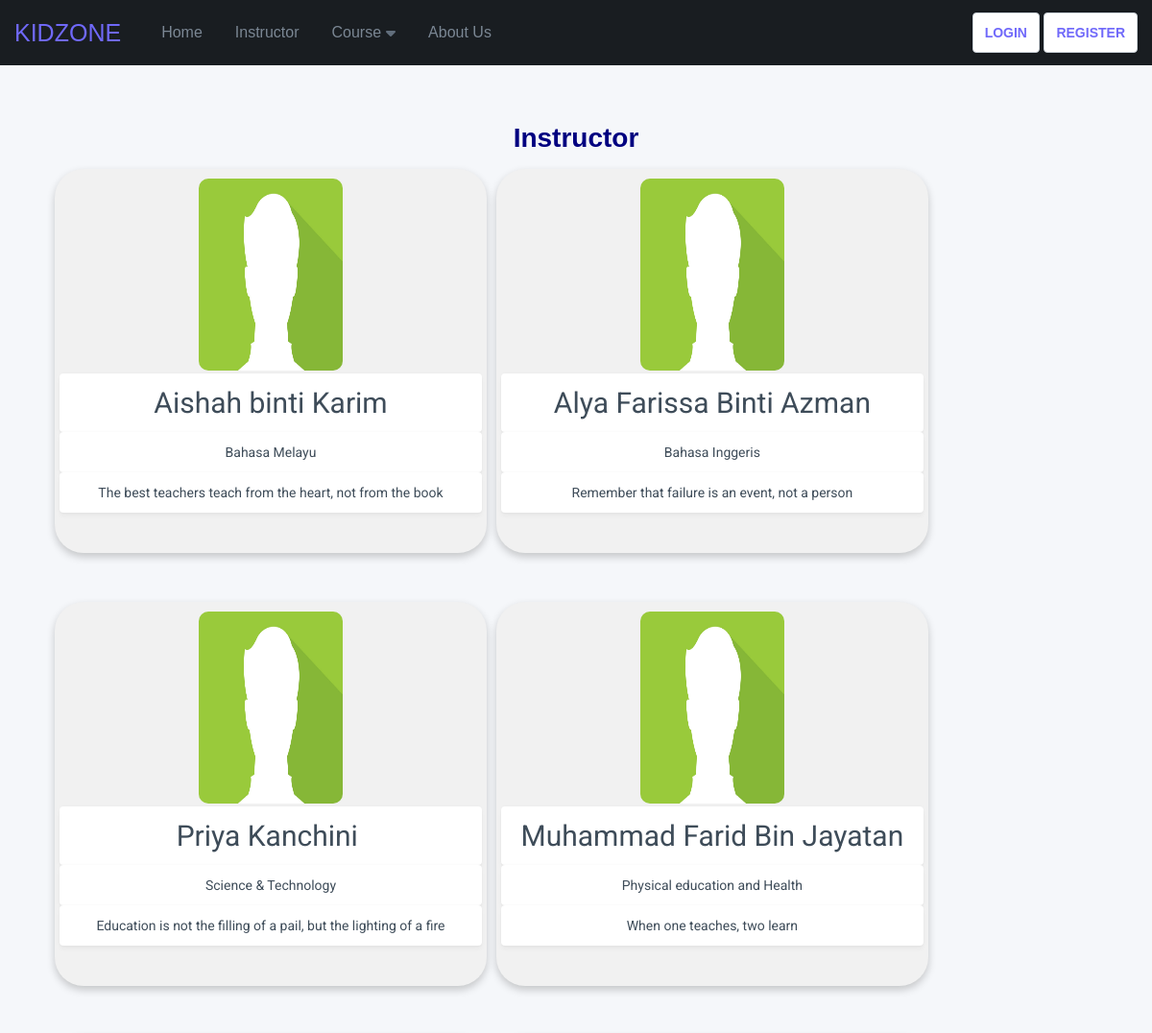
The page /instructor.php (upper part) on the database as committed earlier.
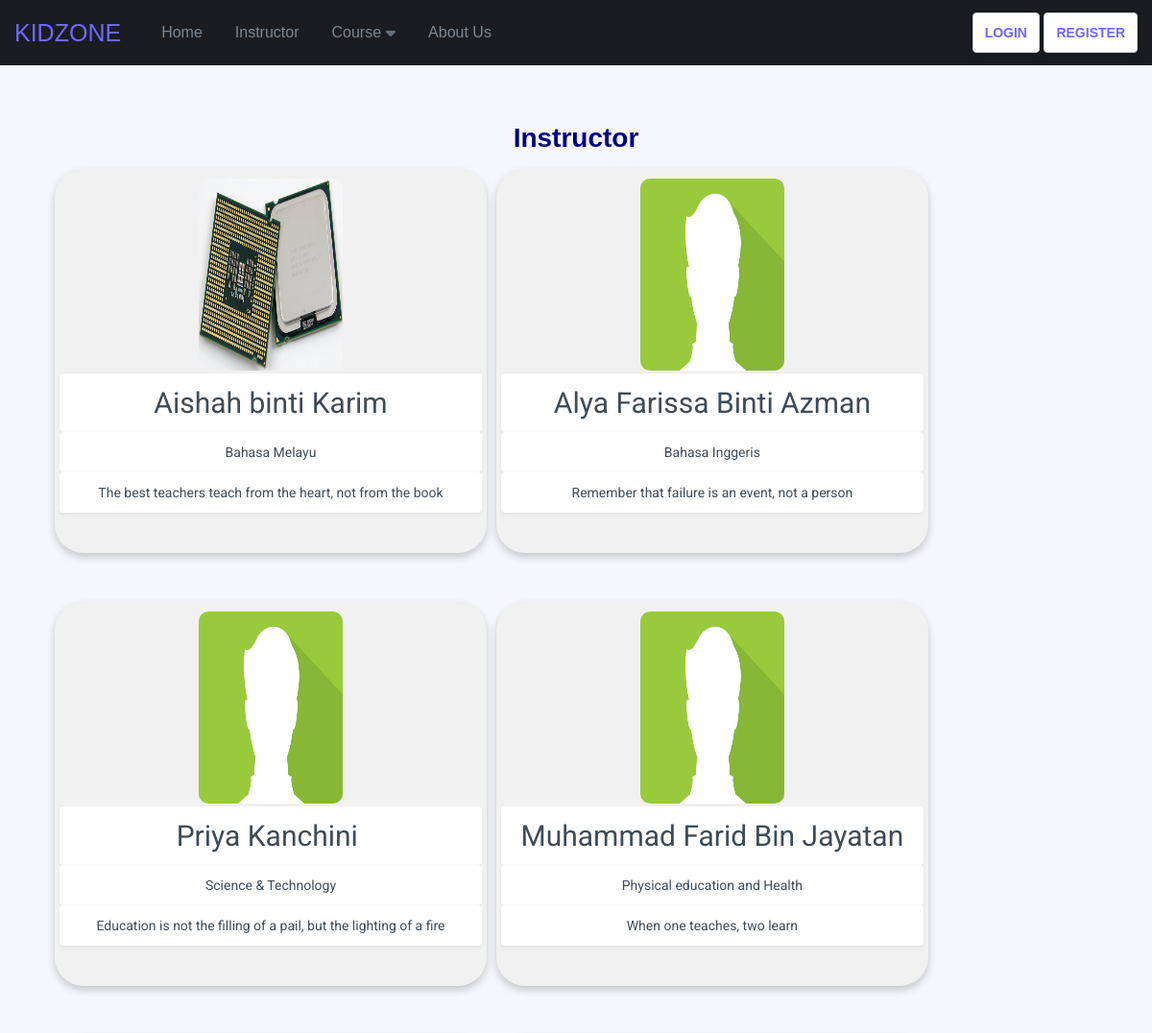
The same page on the database as committed later.
### tables this page shows
CREATE TABLE `content` (
  `content_id` int(11) NOT NULL,
  `content_img` varchar(80) DEFAULT NULL,
  `content_subject_name` varchar(30) NOT NULL,
  `content_level` varchar(30) NOT NULL,
  `content_description` varchar(255) NOT NULL,
  `content_created` date NOT NULL,
  `content_updated` date DEFAULT NULL,
  `content_status` varchar(30) DEFAULT 'Not Completed',
  `instructor_id` int(11) NOT NULL
);

CREATE TABLE `instructor` (
  `instructor_id` int(11) NOT NULL,
  `instructor_name` varchar(80) NOT NULL,
  `instructor_email` varchar(80) NOT NULL,
  `instructor_password` varchar(80) NOT NULL,
  `instructor_ic` varchar(30) NOT NULL,
  `instructor_phone_number` varchar(30) NOT NULL,
  `instructor_quotes` varchar(255) DEFAULT NULL,
  `instructor_qualification` varchar(80) NOT NULL DEFAULT 'Degree',
  `instructor_pic_path` varchar(80) DEFAULT 'default.png',
  `instructor_path_file` varchar(80) NOT NULL
);

### instructor.php (the view, shortened to what this page needs)
<?php
require 'resources/php/conn.php';
$sql = "SELECT * FROM instructor INNER JOIN content ON instructor.instructor_id = content.instructor_id;";
$result = $conn->query($sql);
?>
<!DOCTYPE html>
<html lang="en">
<head>
  <link rel="stylesheet" href="css/global.css" />
  <link rel="stylesheet" href="css/components/card.css" />
  <link rel="stylesheet" href="css/components/stats.css" />
  <link rel="stylesheet" href="css/components/badge.css" />
  <link rel="stylesheet" href="css/components/input.css" />
  <link rel="stylesheet" href="css/components/header.css" />
  <link rel="stylesheet" href="css/components/button.css" />
  <link rel="stylesheet" href="css/components/heading.css" />
  <link rel="stylesheet" href="css/components/table.css" />
  <link rel="stylesheet" href="css/components/switch.css" />
  <link rel="stylesheet" href="css/components/hamburgers.css" />
  <link rel="stylesheet" href="css/components/form.css" />
  <link rel="stylesheet" href="css/layouts/instructor.css" />
  <link rel="stylesheet" href="https://cdnjs.cloudflare.com/ajax/libs/font-awesome/4.7.0/css/font-awesome.min.css">
</head>
<body>
  <div class="header">
  <?php include('header.php'); ?>
  <center>
    <h1 style="color: #000080; font-family:helvetica; margin-top: 5%">Instructor</h1>
  </center>
  <br>
  <div style="margin: auto; width: 91%;">
    <?php
    if ($result->num_rows > 0) {
      while ($row = $result->fetch_assoc()) {
        $instructorname =  $row['instructor_name'];
        $subjectname =  $row['content_subject_name'];
        $instructorquote = $row['instructor_quotes'];
    ?>
        <div class="row" style="display: inline-block;">
          <div class="column">
            <div style="width: 450px; padding: 10px 5px; border-radius: 30px;" class="card">
              <tr>
                <td>
                  <center><img src="resources/img/profile/<?php echo $row['instructor_pic_path']; ?>" style="width: 150px; height: 200px; border-radius: 10px;"></center>
                </td>
              </tr>
              <tr>
                <td><input type="text" style="border: none; text-align: center; font-size: 30px; width: 100%;" name="carname" value="<?php echo $instructorname; ?>" disabled></td>
              </tr>
              <tr>
                <td><input type="text" style="border: none; text-align: center; width: 100%;" name="plateno" value="<?php echo $subjectname; ?>" disabled></td>
              </tr>
              <tr>
                <td><input type="text" style="border: none; text-align: center; width: 100%;" name="cpcty" value="<?php echo $instructorquote; ?>" disabled></td>
              </tr>
              <br><br>
            </div>
            <br><br>
          </div>
        </div>
    <?php
      }
    }
    ?>
  </div>
</body>
</html>

### header.php (shortened to what this page needs)
<?php
$currentPath1 = explode('?', $_SERVER['REQUEST_URI'], 2);
$currentPath = $currentPath1[0];
?>
            <?php
            if (isset($_SESSION['student_id'])) {
                $student_id = $_SESSION['student_id'];
                $sql100 = "SELECT * FROM student WHERE student_id = ". $student_id ."";
                $result100 = $conn-> query ($sql100);
                if ($result100->num_rows > 0) {
                    $row100 = $result100->fetch_assoc();
                    $name100 = $row100['student_name'];
                }
            ?>
                <div class="menu">
            <div class="left">
                <span class="header-small" style="color: white; font-size: 50px;"><a href="studlogin.php">KIDZONE</a></span>
                <div id="hamburger" class="hamburger hamburger--spin" onclick="openMenu()">
                    <span class="hamburger-box">
                        <span class="hamburger-inner"></span>
                    </span>
                </div>
                <nav id="menu">
                    <ul>
                        <li><a href="student.php" class="<?php if($currentPath === '/student.php'){echo "active";} ?>">Home</a></li>
                        <li><a href="instructor.php" class="<?php if($currentPath === '/instructor.php'){echo "active";} ?>">Instructor</a></li>
                        <li>
                            <a class="<?php if($currentPath === '/year.php'){echo "active";} if($currentPath === '/content.php'){echo "active";} if($currentPath === '/course1.php'){echo "active";}  if($currentPath === '/course2.php'){echo "active";}   if($currentPath === '/course3.php'){echo "active";}  if($currentPath === '/course4.php'){echo "active";} if($currentPath === '/course5.php'){echo "active";} if($currentPath === '/course6.php'){echo "active";}?>" href="course.php">Course <i class="fas fa-caret-down"></i> </a>
                            <div class="submenu">
                                <ul>
                                    <li>
                                        <a  href="year.php">Year</a>
                                    </li>
                                </ul>
                            </div>
                        </li>
                        <li style="white-space: nowrap;" ><a class="<?php if($currentPath === '/aboutus.php'){echo "active";} ?>" href="aboutus.php">About Us</a></li>
                    </ul>
                </nav>
            </div>
            <div class="right link" >
                <div class="dropdown">
                    <button onclick="myFunction()" class="dropbtn">Muhammad Syahmi <i class="fas fa-caret-down"></i></button>
                    <div id="myDropdown" class="dropdown-content" >
                        <a style="z-index: 100;"  href="profile.php">My Profile</a>
                        <a style="z-index: 100;"  href="logout.php">Logout</a>
                    </div>
                </div>
            </div>
            </nav>
        </div>
            <?php
            } else {
            ?>
                <div class="menu">
                    <div class="left">
                        <span class="header-small" style="color: white; font-size: 50px;"><a href="student.php">KIDZONE</a></span>
                        <nav id="menu">
                            <ul>
                                <li><a href="student.php" class="<?php if($currentPath === '/student.php'){echo "active";} ?>">Home</a></li>
                                <li><a href="instructor.php" class="<?php if($currentPath === '/instructor.php'){echo "active";} ?>">Instructor</a></li>
                                <li>
                                    <a class="<?php if($currentPath === '/year.php'){echo "active";} if($currentPath === '/content.php'){echo "active";} if($currentPath === '/course1.php'){echo "active";}  if($currentPath === '/course2.php'){echo "active";}   if($currentPath === '/course3.php'){echo "active";}  if($currentPath === '/course4.php'){echo "active";} if($currentPath === '/course5.php'){echo "active";} if($currentPath === '/course6.php'){echo "active";}?>" href="#">Course <i class="fas fa-caret-down"></i> </a>
                                </li>
                                <li style="white-space: nowrap;" ><a class="<?php if($currentPath === '/aboutus.php'){echo "active";} ?>" href="aboutus.php">About Us</a></li>
                            </ul>
                        </nav>
                    </div>
                    <div class="right link">
                        <button class="button white"><a href="login.php">Login</a></button>&nbsp;
                        <button class="button white"><a href="register.php">Register</a></button>
                    </div>
                </div>
                </div>
            <?php
            }
            ?>

### css/global.css (style rules this page uses)
:root { --color-red: #ec5858; --color-base: #f5f7fa; --color-white: #fff; --color-green: #00af91; --color-table: #eff1f5; --color-header: #191d21; --color-grey-900: #1f2933; --color-grey-800: #1f2933; --color-grey-700: #323f4b; --color-grey-600: #3e4c59; --color-grey-500: #52606d; --color-grey-400: #616e7c; --color-grey-300: #7b8794; --color-grey-200: #9aa5b1; --color-grey-100: #cbd2d9; --device-sm: 640px; --device-md: 768px; --device-lg: 1024px; --device-xl: 1280px; --device-2xl: 1440px; --color-link: #7069fa; --color-link-hover: #8c86ff; --color-border-button: #9aa5b1; --color-border: #e8e9eb; --color-font: #3e4c59; --color-font-light: #616e7c; --color-font-lighter: #9aa5b1; --color-outline: #a0c2ff; --size-10: 10px; --size-12: 12px; --size-14: 14px; --size-16: 16px; --size-18: 18px; --size-20: 20px; --size-22: 22px; --size-24: 24px; --size-28: 28px; --size-32: 32px; --size-48: 48px; --size-64: 64px; --rounded: 4px; --rounded-sm: 2px; --rounded-md: 5px; --rounded-lg: 8px; --rounded-circular: 50%; --wh-1-2: 50%; --wh-1-3: 33.333333%; --wh-2-3: 66.666667%; --wh-1-4: 25%; --wh-2-4: 50%; --wh-3-4: 75%; --wh-1-5: 20%; --wh-2-5: 40%; --wh-3-5: 60%; --wh-4-5: 80%; --wh-1-6: 16.666667%; --wh-2-6: 33.333333%; --wh-3-6: 50%; --wh-4-6: 66.666667%; --wh-5-6: 83.333333%; --wh-1-12: 8.333333%; --wh-2-12: 16.666667%; --wh-3-12: 25%; --wh-4-12: 33.333333%; --wh-5-12: 41.666667%; --wh-6-12: 50%; --wh-7-12: 58.333333%; --wh-8-12: 66.666667%; --wh-9-12: 75%; --wh-10-12: 83.333333%; --wh-11-12: 91.666667%; --shadow-sm: 0 -1px 3px rgba(0, 0, 0, 0.02), 0 1px 2px rgba(0, 0, 0, 0.03), 0 4px 4px rgba(0, 0, 0, 0.03); --shadow-lg: 0 -1px 3px rgba(0, 0, 0, 0.02), 0 1px 2px rgba(0, 0, 0, 0.05), 0 3px 4px rgba(0, 0, 0, 0.05), 0 5px 8px rgba(0, 0, 0, 0.05); --shadow-xl: 0 -1px 3px rgba(0, 0, 0, 0.02), 0 1px 2px rgba(0, 0, 0, 0.05), 0 3px 4px rgba(0, 0, 0, 0.05), 0 5px 8px rgba(0, 0, 0, 0.05), 0 16px 16px rgba(0, 0, 0, 0.05); --padding-x-sm: 15px; --padding-x-lg: 100px; --padding-x-xl: 18%; --padding-overlap: 50px; --padding-std-compact: 15px; --padding-std-padded: 20px; --font-default: "Roboto", sans-serif; }
html, body { color: var(--color-font); margin: 0; padding: 0; min-height: 100%; font-size: var(--size-14); font-family: var(--font-default); background-color: var(--color-base); }
a { color: var(--color-link); cursor: pointer; text-decoration: none; transition: color 0.1s ease-in-out; }
@media (min-width: 640px) { .link { white-space: nowrap; } }
@media (min-width: 640px) { .header-small { font-size: 25px !important; } }

### css/components/card.css (style rules this page uses)
.card { margin: 10px 0; overflow: hidden; box-shadow: var(--shadow-lg); border-radius: var(--rounded); background-color: var(--color-white); }
.card:only-child, .card:last-of-type { margin: 0px; }
@media (min-width: 640px) { .card { border-radius: var(--rounded-lg); } }

### css/components/input.css (style rules this page uses)
select, textarea, input[type="tel"], input[type="url"], input[type="text"], input[type="email"], input[type="number"], input[type="password"] { width: 100%; color: var(--color-font); border: 1px solid var(--color-border); padding: 13px; display: block; font-size: var(--size-14); font-family: var(--font-default); background-color: var(--color-white); outline-color: var(--color-outline); outline-offset: 0ch; -webkit-appearance: none; -moz-appearance: none; appearance: none; -webkit-border-radius: var(--rounded); -moz-border-radius: var(--rounded); border-radius: var(--rounded); -webkit-box-shadow: var(--shadow-sm); -moz-box-shadow: var(--shadow-sm); box-shadow: var(--shadow-sm); }
select::placeholder, textarea::placeholder, input[type="tel"]::placeholder, input[type="url"]::placeholder, input[type="text"]::placeholder, input[type="email"]::placeholder, input[type="number"]::placeholder, input[type="password"]::placeholder { color: var(--color-font-lighter); }

### css/components/button.css (style rules this page uses)
.button { color: var(--color-base); cursor: pointer; border: 0; display: block; padding: 12px; transition: all 0.1s ease-out; background-color: var(--color-grey-800); border: 1px solid var(--color-grey-800); font-weight: bold; font-size: var(--size-14); text-align: center; text-decoration: none; text-transform: uppercase; outline-color: var(--color-outline); outline-offset: 0ch; box-shadow: var(--shadow-sm); border-radius: var(--rounded); }
.button.white, .buttons.white > .button { color: var(--color-grey-500); border-color: var(--color-grey-100); background-color: var(--color-white); }

Rows that differ between the two databases and show on the page:
changed content "Bahasa Melayu": instructor.instructor_pic_path: picture added in place of a placeholder
